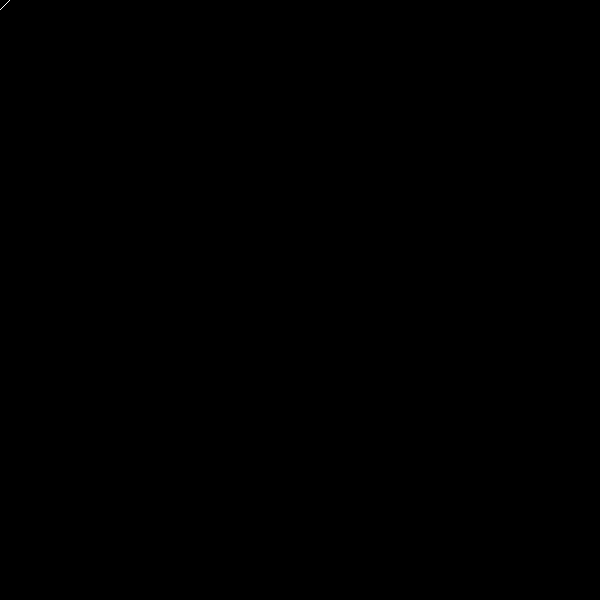
Frame 1 (no input)
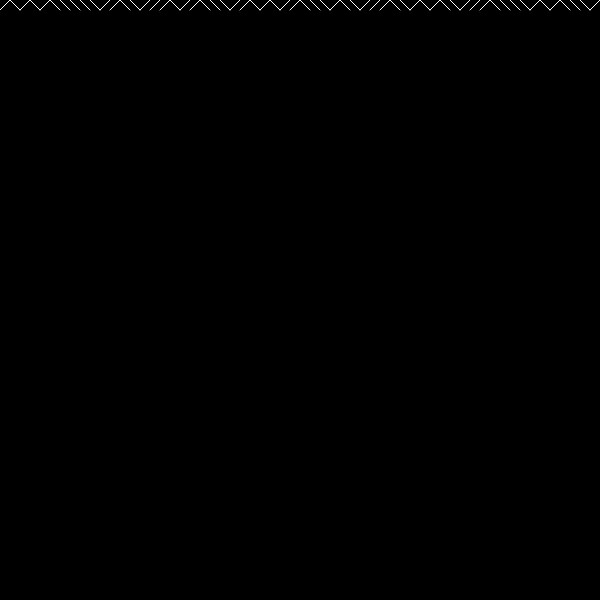
Frame 60 (no input)
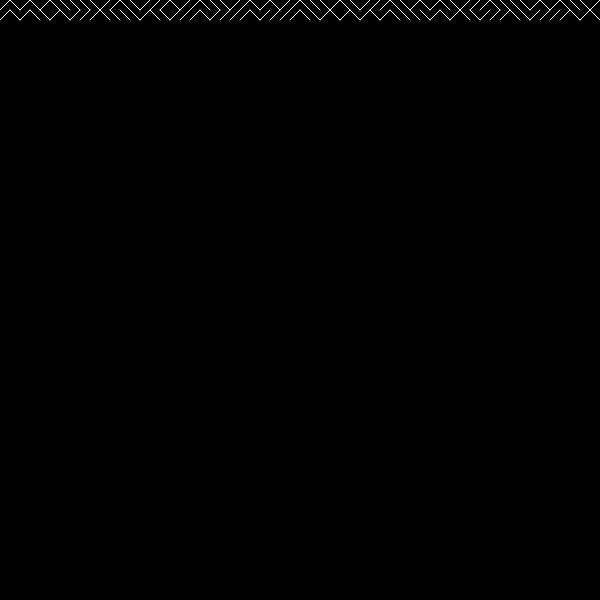
Frame 120 (the mouse pressed at the canvas centre since frame 60)

The p5.js sketch that drew these frames (run headless with seeded random() and noise() and a simulated clock; from frame 60 on, the mouse is pressed at the canvas centre):

// p5.js sketch
// ── sketch.js
var x,y,len;
function setup() {
  // put setup code here
  createCanvas(600,600);
  background(0);
  x = 0;
  y = 0;
  len = 10;
}

function draw() {
  // put drawing code here
  if(y != height){
  stroke(255);
  if(random(1)<0.5){
  line(x,y,x+len,y+len);
  x += len;
  }
  else{
  line(x,y+len,x+len,y);
  x+= len;
  }
  if(x >= width){
    y = y+len;
    x = 0;
  }
}

}
